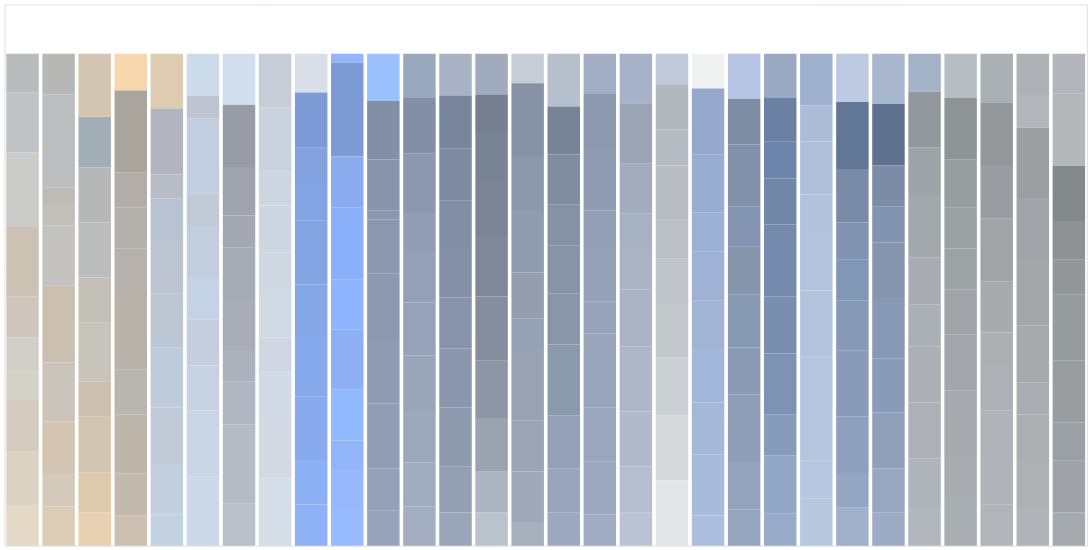

Source (notebook cell):
### Markdown cell above
# Create Chart

### Code cell
chart = alt.Chart(df1).mark_bar().encode(
    x=alt.X('datetime:O', axis=None),
    y=alt.Y('percentage:Q', axis=None),
    color=alt.Color(
        'colorhex',
        scale = alt.Scale(
            domain = df1['colorhex'].to_numpy(),
            range = df1['colorhex'].to_numpy()
        ),
        legend = None
    )
).properties(width=1200, height=600)
chart

### Figure 1 — Vega-Lite specification as saved in the notebook (floating-point values rounded to 4 significant figures; data arrays with more than 128 entries replaced by an {"elided": "..."} marker saying what was removed)
{"config": {"view": {"continuousWidth": 400, "continuousHeight": 300}}, "data": {"name": "data-d951f05a688d0a0114506cc5e0908eb0"}, "mark": "bar", "encoding": {"color": {"field": "colorhex", "legend": null, "scale": {"domain": {"elided": "300 str values"}, "range": {"elided": "300 str values"}}, "type": "nominal"}, "x": {"axis": null, "field": "datetime", "type": "ordinal"}, "y": {"axis": null, "field": "percentage", "type": "quantitative"}}, "height": 600, "width": 1200, "$schema": "https://vega.github.io/schema/vega-lite/v4.17.0.json", "datasets": {"data-d951f05a688d0a0114506cc5e0908eb0": {"elided": "300 records"}}}
